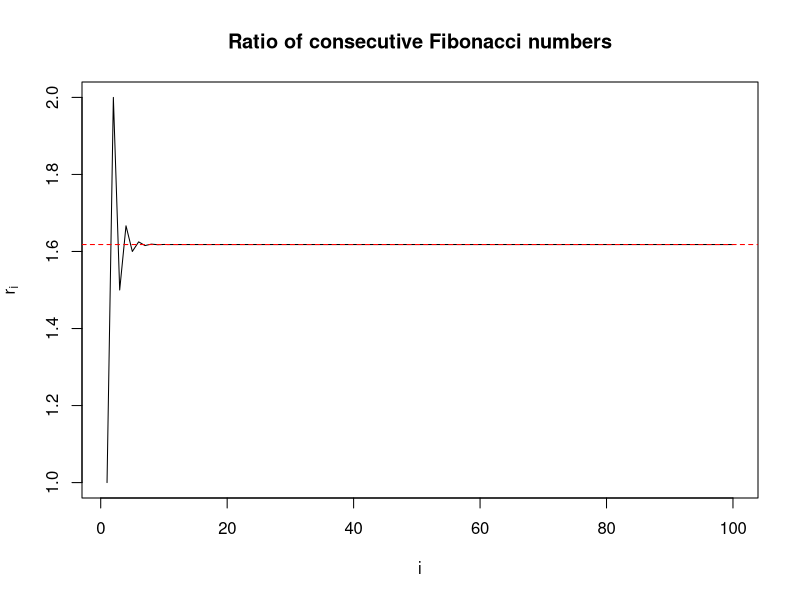
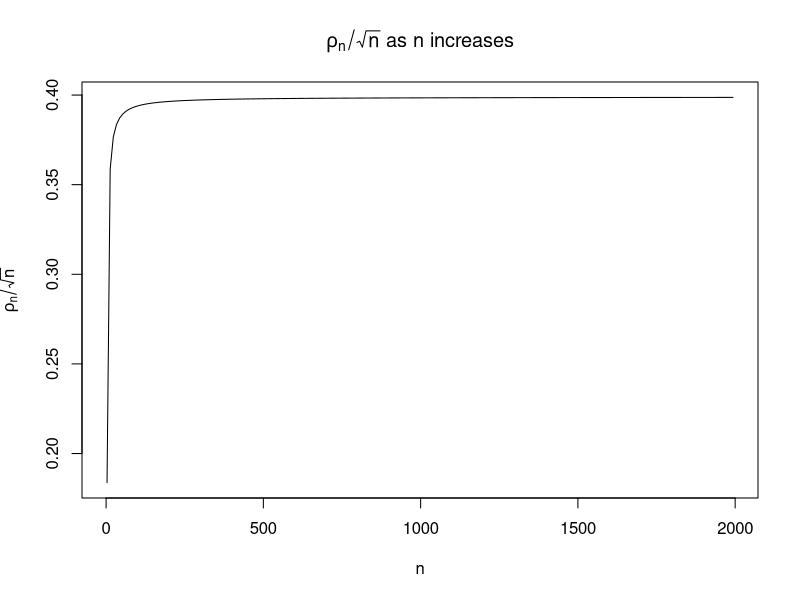
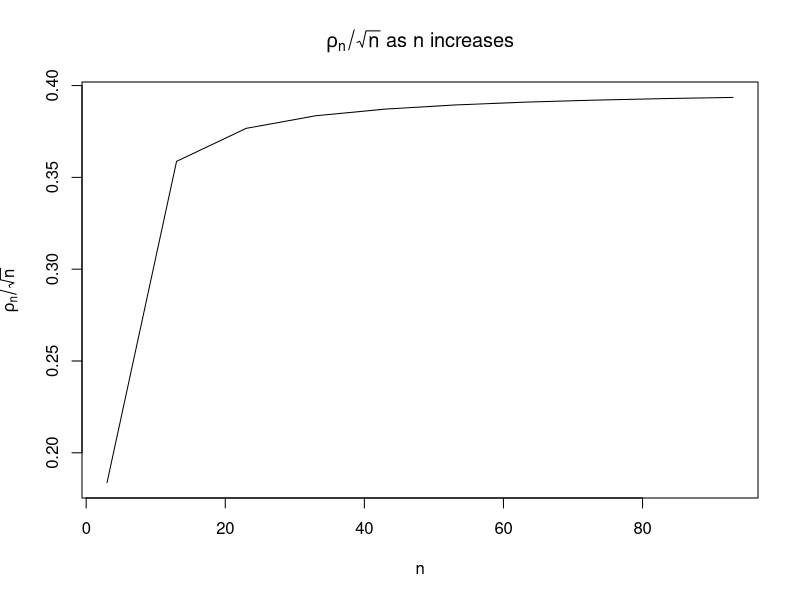
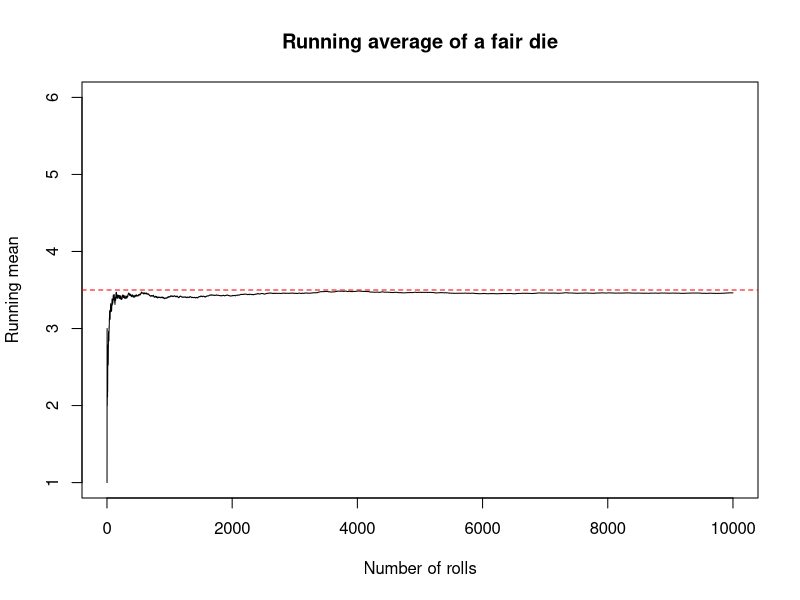
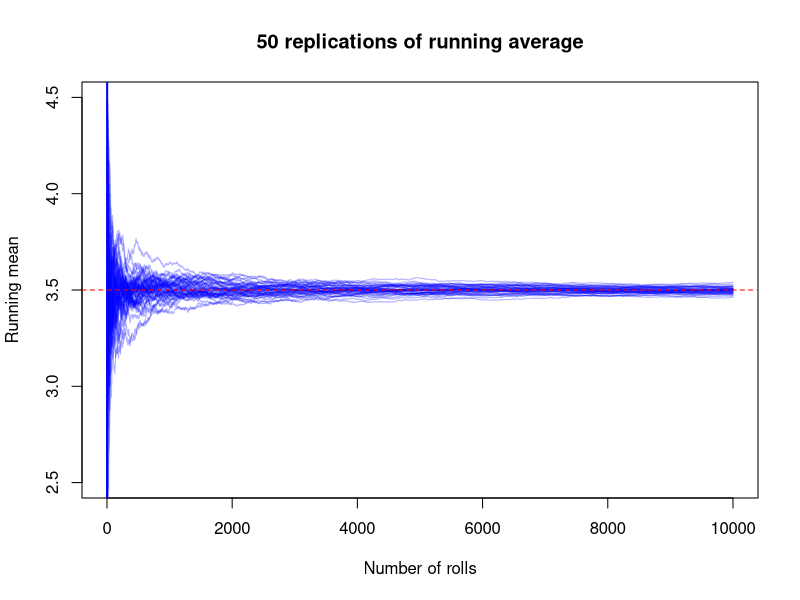
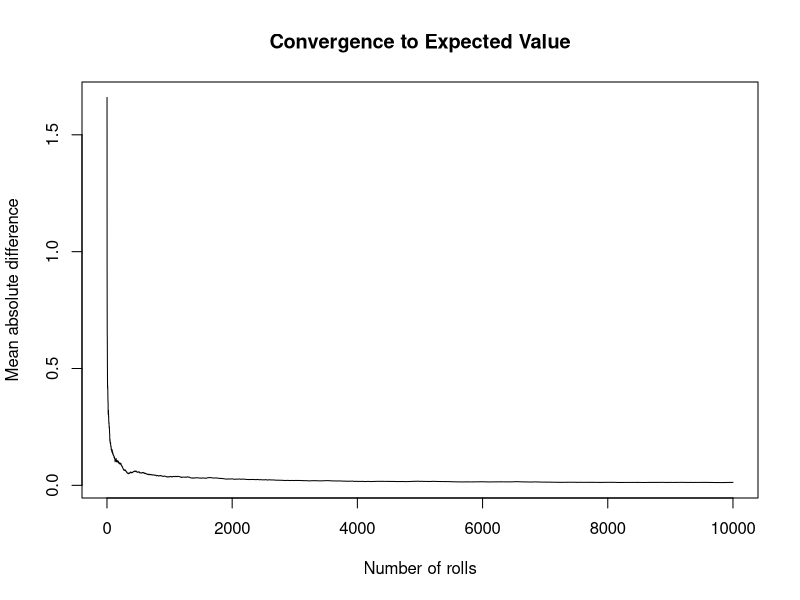
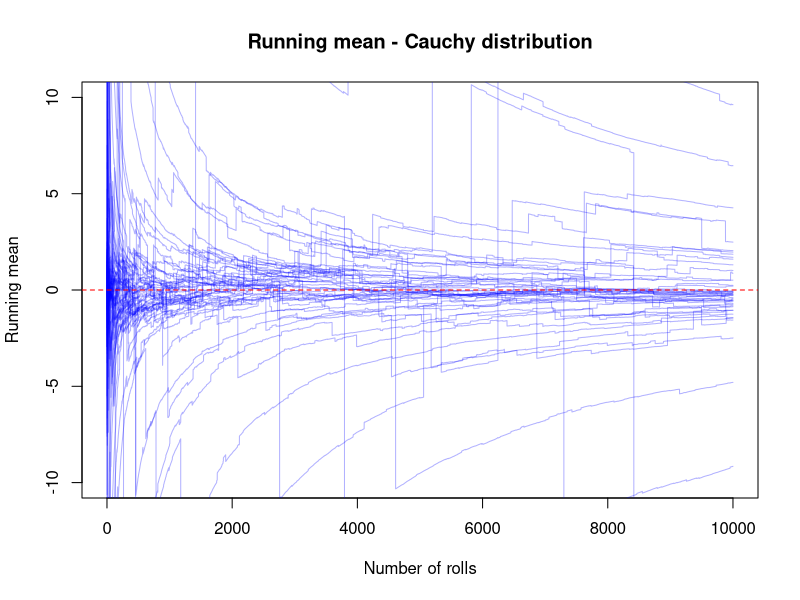
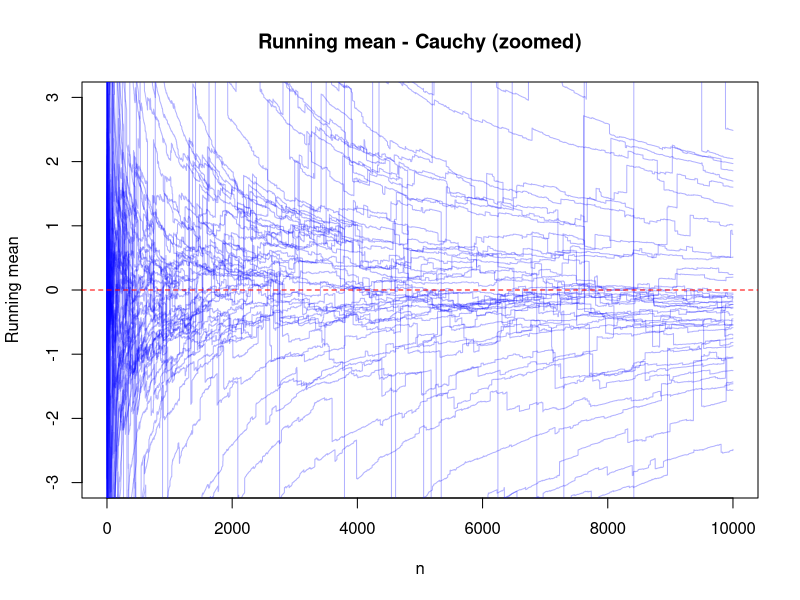

Recreate these plots in R, in order.
## ---- chunk 1
knitr::opts_chunk$set(echo = TRUE)
## ---- chunk 2
# for version 
fibonacci_ratio_for <- function(n) {
  fib <- c(1, 1)
  if (n >= 2) {
    for (i in 3:(n + 1)) {
      fib[i] <- fib[i-1] + fib[i-2]
    }
  }
  ratios <- fib[2:(n+1)] / fib[1:n]
  return(ratios)
}

# while version
fibonacci_ratio_while <- function(n) {
  fib <- c(1, 1)
  i <- 3
  while (i <= n + 1) {
    fib[i] <- fib[i-1] + fib[i-2]
    i <- i + 1
  }
  ratios <- fib[2:(n+1)] / fib[1:n]
  return(ratios)
}
## ---- chunk 3
library(microbenchmark)

# Benchmark for n = 200
benchmark_200 <- microbenchmark(
  for_loop = fibonacci_ratio_for(200),
  while_loop = fibonacci_ratio_while(200),
  times = 100
)

print(benchmark_200)

# Benchmark for n = 2000
benchmark_2000 <- microbenchmark(
  for_loop = fibonacci_ratio_for(2000),
  while_loop = fibonacci_ratio_while(2000),
  times = 100
)

print(benchmark_2000)
## ---- chunk 4
ratios <- fibonacci_ratio_for(100)

plot(1:100, ratios, type = "l",
     xlab = "i", ylab = expression(r[i]),
     main = "Ratio of consecutive Fibonacci numbers")
abline(h = (1 + sqrt(5)) / 2, col = "red", lty = 2)
## ---- chunk 5
rho <- function(n) {
  gamma((n - 1) / 2) / (gamma(1 / 2) * gamma((n - 2) / 2))
}
rho(346)
## ---- chunk 6
rho(2000)
## ---- chunk 7
n_calculation_numerator <- function(n){
 result <- (gamma((n - 1)/2))
  print(result)
}

n_calculation_denominator <- function(n){
 result <- (gamma(1/2) * gamma((n-2)/2))
  print(result)
}
cat("Numerator result for n = 2000: \n")
n_calculation_numerator(2000)
cat("Denominator result for n = 2000: \n")
n_calculation_denominator(2000)
## ---- chunk 8
rho_stable <- function(n) {
  exp(lgamma((n - 1) / 2) - lgamma(1 / 2) - lgamma((n - 2) / 2))
}
rho_stable(2000)
## ---- chunk 9
n_vals <- seq(3, 2000, by = 10)
rho_vals <- sapply(n_vals, rho_stable)

plot(n_vals, rho_vals / sqrt(n_vals), type = "l",
     xlab = "n", ylab = expression(rho[n] / sqrt(n)),
     main = expression(rho[n] / sqrt(n) ~ "as n increases"))


n_vals <- seq(3, 100, by = 10)
rho_vals <- sapply(n_vals, rho_stable)

plot(n_vals, rho_vals / sqrt(n_vals), type = "l",
     xlab = "n", ylab = expression(rho[n] / sqrt(n)),
     main = expression(rho[n] / sqrt(n) ~ "as n increases"))

## ---- chunk 10
set.seed(42)
n <- 10000
rolls <- sample(1:6, n, replace = TRUE)
running_mean <- cumsum(rolls) / 1:n

plot(1:n, running_mean, type = "l",
     xlab = "Number of rolls", ylab = "Running mean",
     main = "Running average of a fair die",
     ylim = c(1, 6))
abline(h = 3.5, col = "red", lty = 2)
## ---- chunk 11

M <- 50
n <- 10000
paths <- matrix(NA, nrow = M, ncol = n)

for (m in 1:M) {
  rolls <- sample(1:6, n, replace = TRUE)
  paths[m, ] <- cumsum(rolls) / 1:n
}

plot(1:n, paths[1, ], type = "l", col = rgb(0,0,1,0.3),
     ylim = c(2.5, 4.5),
     xlab = "Number of rolls", ylab = "Running mean",
     main = "50 replications of running average")

# Add the remaining 49 paths
for (m in 2:M) {
  lines(1:n, paths[m, ], col = rgb(0,0,1,0.3))
}

abline(h = 3.5, col = "red", lty = 2)
## ---- chunk 12
abs_diff <- abs(paths - 3.5)
mean_abs_diff <- colMeans(abs_diff)

plot(1:ncol(paths), mean_abs_diff, type = "l",
     xlab = "Number of rolls", ylab = "Mean absolute difference",
     main = "Convergence to Expected Value")
## ---- chunk 13
set.seed(44)
epsilon <- 0.01
M <- 50
batch <- 100

n_current <- 0
proportion_outside <- 1
running_averages <- matrix(NA, nrow = M, ncol = batch)

while (proportion_outside >= 0.05) {
  n_current <- n_current + batch
  
  if (ncol(running_averages) < n_current) {
    running_averages <- cbind(running_averages, matrix(NA, nrow = M, ncol = batch))
  }
  
  for (m in 1:M) {
    new_rolls <- sample(1:6, batch, replace = TRUE)
    
    if (n_current == batch) {
      running_averages[m, 1:batch] <- cumsum(new_rolls) / (1:batch)
    } else {
      prev_sum <- running_averages[m, n_current - batch] * (n_current - batch)
      new_sums <- prev_sum + cumsum(new_rolls)
      running_averages[m, (n_current - batch + 1):n_current] <- new_sums / ((n_current - batch + 1):n_current)
    }
  }
  
  proportion_outside <- mean(abs(running_averages[, n_current] - 3.5) > epsilon)
}

cat("The loop terminated at n =", n_current, "with proportion outside epsilon =", proportion_outside, "\n")
## ---- chunk 14
set.seed(42)
M <- 50
n <- 10000
paths_cauchy <- matrix(NA, nrow = M, ncol = n)

for (m in 1:M) {
  draws <- rcauchy(n)
  paths_cauchy[m, ] <- cumsum(draws) / 1:n
}

plot(1:n, paths_cauchy[1, ], type = "l", col = rgb(0,0,1,0.3),
     ylim = c(-10, 10),
     xlab = "Number of rolls", ylab = "Running mean",
     main = "Running mean - Cauchy distribution")
for (m in 2:M) {
  lines(1:n, paths_cauchy[m, ], col = rgb(0,0,1,0.3))
}
abline(h = 0, col = "red", lty = 2)
plot(1:n, paths_cauchy[1, ], type = "l", col = rgb(0,0,1,0.3),
     ylim = c(-3, 3),
     xlab = "n", ylab = "Running mean",
     main = "Running mean - Cauchy (zoomed)")
for (m in 2:M) {
  lines(1:n, paths_cauchy[m, ], col = rgb(0,0,1,0.3))
}
abline(h = 0, col = "red", lty = 2)
## ---- chunk 15
set.seed(44)
M <- 100
n_vals <- c(100, 1000, 10000)

for (n in n_vals) {
  sample_means <- replicate(M, mean(sample(1:6, n, replace = TRUE)))
  hist(sample_means, main = paste("n =", n),
       xlab = "Sample mean", freq = FALSE,
       col = "lightblue",
       xlim = c(3, 4),  
       breaks = 20)
  curve(dnorm(x, mean = 3.5, sd = sqrt(35/12/n)),
        add = TRUE, col = "red", lwd = 2)
}
## ---- chunk 16
mu <- (1 + 2 + 3 + 4 + 5 + 6) / 6
cat("Calculated mean: ", mu, "\n")

variance <- ((1^2 + 2^2 + 3^2 + 4^2 + 5^2 + 6^2)/6) - mu^2
cat("Calculated variance: ", variance, "\n")
## ---- chunk 17

set.seed(44)
mu <- 3.5
sigma2 <- 35/12
n_vals <- c(100, 1000, 10000)
M_vals <- c(100, 1000, 10000)

par(mfrow = c(3, 3), mar = c(4, 4, 2, 1))
for (n in n_vals) {
  for (M in M_vals) {
    Zn <- replicate(M, {
      rolls <- sample(1:6, n, replace = TRUE)
      (mean(rolls) - mu) / sqrt(sigma2 / n)
    })
    hist(Zn, main = paste("n =", n, ", M =", M),
         xlab = expression(Z[n]), freq = FALSE,
         col = "lightblue", xlim = c(-4, 4))
    curve(dnorm(x), add = TRUE, col = "red", lwd = 2)
  }
}
par(mfrow = c(1, 1))
## ---- chunk 18
kwtest <- function (x, g, ...) 
{
    if (is.list(x)) {
        if (length(x) < 2L) 
            stop("'x' must be a list with at least 2 elements")
        if (!missing(g)) 
            warning("'x' is a list, so ignoring argument 'g'")
        if (!all(sapply(x, is.numeric))) 
            warning("some elements of 'x' are not numeric and will be coerced to numeric")
        k <- length(x)
        l <- lengths(x)
        if (any(l == 0L)) 
            stop("all groups must contain data")
        g <- factor(rep.int(seq_len(k), l))
        x <- unlist(x)
    }
    else {
        if (length(x) != length(g)) 
            stop("'x' and 'g' must have the same length")
        g <- factor(g)
        k <- nlevels(g)
        if (k < 2L) 
            stop("all observations are in the same group")
    }
    n <- length(x)
    if (n < 2L) 
        stop("not enough observations")
    r <- rank(x)
    TIES <- table(x)
    STATISTIC <- sum(tapply(r, g, sum)^2/tapply(r, g, length))
    STATISTIC <- ((12 * STATISTIC/(n * (n + 1)) - 3 * (n + 1))/(1 - 
        sum(TIES^3 - TIES)/(n^3 - n)))
    PARAMETER <- k - 1L
    PVAL <- pchisq(STATISTIC, PARAMETER, lower.tail = FALSE)
    names(STATISTIC) <- "Kruskal-Wallis chi-squared"
    names(PARAMETER) <- "df"
    RVAL <- list(statistic = STATISTIC, parameter = PARAMETER, 
        p.value = PVAL, method = "Kruskal-Wallis rank sum test")
    return(RVAL)
}
## ---- chunk 19
set.seed(1234)
m <- 1000 # number of repetitions
n <- 50   # number of individuals
X <- matrix(rt(m * n, df = 10), nrow = m)
grp <- rep(1:3, c(20, 20, 10))
